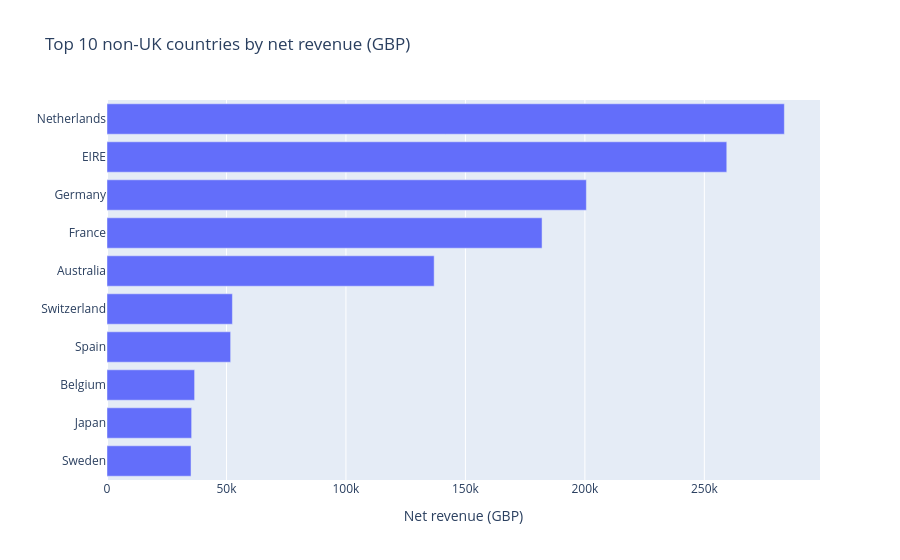

Here is the notebook cell this chart was saved with:
### Markdown cell above
### Insights 6.2 (time)

7. **Revenue rises sharply toward year-end.** Monthly net revenue ranges from ~482K to ~731K GBP between Jan and Aug 2011, then reaches ~1.01M (Sep), ~1.06M (Oct), and a peak of ~1.43M in Nov 2011.
8. **December 2011 is incomplete** (data ends Dec 9), so its ~440K GBP is not comparable to a full month. It already holds 815 invoices in 9 days vs 1,550 for all of Dec 2010.
9. **No transactions are recorded on Saturdays**, neither in the raw data nor after cleaning (verified on `df_raw`). The reason is not available in the data, so Saturday is treated as missing, not as a weak day.
10. **Thursday (~2.08M GBP) and Tuesday (~1.97M GBP) are the strongest weekdays**; Sunday is the weakest active day (~0.79M GBP).
11. **Sales concentrate between 09:00 and 16:00**, with peaks around 10:00, 12:00, and 15:00, and very little activity before 08:00 or after 18:00 (read from the chart).

*Findings are descriptive. Seasonality is based on one year of data, so it cannot be separated from other effects.*

### Code cell
sales_only = df[~df["IsCancellation"]]

countries = df.groupby("Country").agg(net_revenue=("TotalLineRevenue", "sum"))
countries["orders"] = sales_only.groupby("Country")["InvoiceNo"].nunique()
countries["customers"] = df_customers.groupby("Country")["CustomerID"].nunique()
countries = countries.fillna(0).astype({"orders": int, "customers": int}).reset_index()

countries["revenue_share"] = countries["net_revenue"] / countries["net_revenue"].sum()
countries["aov"] = countries["net_revenue"] / countries["orders"].replace(0, np.nan)

uk = countries[countries["Country"] == "United Kingdom"].iloc[0]
print("Countries:", len(countries))
print(f"UK share of net revenue: {uk['revenue_share']:.1%}")
print(f"UK share of orders: {uk['orders'] / countries['orders'].sum():.1%}")
print(f"UK share of customers: {uk['customers'] / countries['customers'].sum():.1%}")

top_c = countries[countries["Country"] != "United Kingdom"].nlargest(10, "net_revenue").sort_values("net_revenue")
fig1 = px.bar(top_c, x="net_revenue", y="Country", orientation="h",
              title="Top 10 non-UK countries by net revenue (GBP)",
              labels={"net_revenue": "Net revenue (GBP)", "Country": ""})
fig1.show()

fig2 = px.bar(countries.nlargest(10, "customers").sort_values("customers"),
              x="customers", y="Country", orientation="h",
              title="Top 10 countries by number of customers",
              labels={"customers": "Customers", "Country": ""})
fig2.show()

countries.sort_values("net_revenue", ascending=False).head(10).round(3)

### Figure 1 — Plotly figure (JSON) as saved in the notebook; plotly's stock layout.template omitted (floating-point values rounded to 4 significant figures)
{"data": [{"hovertemplate": "Net revenue (GBP)=%{x}<br>=%{y}<extra></extra>", "legendgroup": "", "marker": {"color": "#636efa", "pattern": {"shape": ""}}, "name": "", "orientation": "h", "showlegend": false, "textposition": "auto", "type": "bar", "x": [35170.0, 35420.0, 36660.0, 51750.0, 52480.0, 136900.0, 182100.0, 200600.0, 259400.0, 283500.0], "xaxis": "x", "y": ["Sweden", "Japan", "Belgium", "Spain", "Switzerland", "Australia", "France", "Germany", "EIRE", "Netherlands"], "yaxis": "y"}], "layout": {"barmode": "relative", "legend": {"tracegroupgap": 0}, "title": {"text": "Top 10 non-UK countries by net revenue (GBP)"}, "xaxis": {"anchor": "y", "domain": [0, 1], "title": {"text": "Net revenue (GBP)"}}, "yaxis": {"anchor": "x", "domain": [0, 1], "title": {"text": ""}}}}
